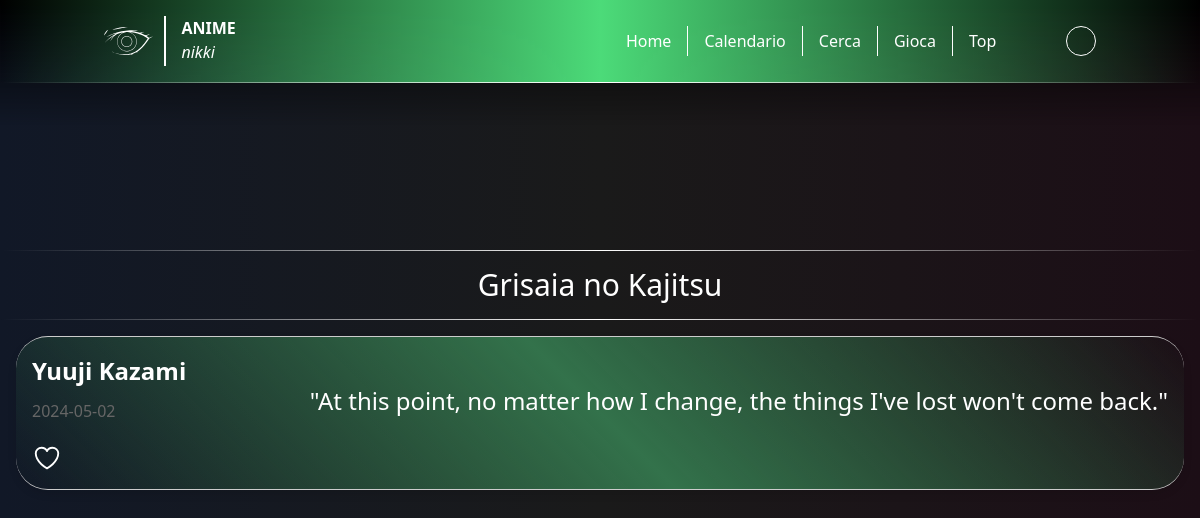
The app's page /quote with its own data.
### tables this page shows
CREATE TABLE quotes (
    quote_id INTEGER PRIMARY KEY AUTOINCREMENT,
    user_id INTEGER,
    anime TEXT,
    character VARCHAR(32),
    quote TEXT,
    date DATE DEFAULT CURRENT_DATE,
    FOREIGN KEY (user_id) REFERENCES users(user_id)
);

### app.py (the view, shortened to what this page needs)
@app.route('/quote')
def quote():
    conn = sq.connect('anime.sqlite3')
    cur = conn.cursor()
    today = datetime.today().date()
    cur.execute('SELECT * FROM quotes WHERE date = ?', (today,))
    row = cur.fetchone()
    conn.close()
    if row:
        result = row
    else:
        result = None
    if result is not None:
        result_json = {
            'id': result[0],
            'anime': result[2],
            'character': result[3],
            'quote': result[4],
            'date': result[5]
        }
        return render_template('quote.html', username=session.get('username', None), data=result_json)

### templates/quote.html (shortened to what this page needs)
<!DOCTYPE html>
<html lang="en">
<head>
    <script src="https://cdn.tailwindcss.com"></script>
    <link rel="stylesheet" href="../static/css/home.css">
</head>
<body>
    {% include 'headerq.html' %}
    <main>
        <div class="home-spacing"></div>
        <div class="anime-fullcontainer">
            <div class="separator"></div>
            <h1 class="flex justify-center py-4 title"><a class="text-3xl" id="anime-source" href="{{url_for('get_item_by_name', name=data.anime, is_anime=true)}}">{{ data.anime }}</a></h1>
            <div class="separator"></div>
            <div class="card">
                <div class="basic-info">
                    <div class="title-date">
                        <div class="anime-title">
                            <h1 id="character-source">{{data.character}}</h1>
                        </div>
                    </div>
                    <div class="anime-description">
                        <p id="date"> {{data.date}}</p>
                    </div>
                    <div class="favourites">
                        <button class="favourite-btn" onclick="switchIcon(this)" id="{{data.id}}" data-user="{{username}}">
                        </button>
                    </div>
                </div>
                <div class="genres">
                    <div class="anime-info info-genres">
                        <h3 id="anime-quote">"{{ data.quote }}"</h3>
                    </div>
                </div>
            </div>
        </div>
    </main>
</body>
</html>

### static/css/home.css (style rules this page uses)
body { background: linear-gradient(90deg, #111827, #1a1a1a, #1c0e16) no-repeat; background-attachment: fixed; background-size: cover; color: #ffffff; }
svg { width: 100%; height: 100%; animation: fadeIn 1s; }
.separator { background: linear-gradient(90deg, transparent, white, transparent); height: 1px; padding: 0 10px; }
.card { border: 1px solid #ccc; background: linear-gradient(45deg, transparent, #181D3C, transparent); border-radius: 32px; border-left: 0px; border-right: 0px; padding: 16px; margin-bottom: 16px; box-shadow: 0 4px 8px rgba(0, 0, 0, 0.1); transition: box-shadow 0.3s ease; display: flex; justify-content: left; align-items: center; }
.card h3, .card2 h3 { font-size: 1.5rem; margin-bottom: 8px; }
.card p, .card2 p { font-size: 1rem; color: #666; }
.title-date { display: flex; justify-content: space-between; align-items: center; }
.anime-fullcontainer { display: flex; flex-direction: column; width: 100%; left: 0px; }
.home-spacing { z-index: 0; position: relative; width: 100%; height: 250px; background: transparent; }
.title { width: 100%; text-align: center; animation: fadeIn-translate2 1s; }
.favourites { width: 30px; height: 30px; }

### templates/quote.html (style rules this page uses)
body { background: linear-gradient(90deg, #111827, #1a1a1a, #1c0e16) no-repeat; background-attachment: fixed; background-size: cover; color: #ffffff; }
svg { width: 100%; height: 100%; animation: fadeIn 1s; }
.separator { background: linear-gradient(90deg, transparent, white, transparent); height: 1px; padding: 0 10px; }
.card { border: 1px solid #ccc; background: linear-gradient(45deg, transparent, #33724b, transparent); color: white; border-radius: 32px; border-left: 0px; border-right: 0px; padding: 16px; margin: 16px; margin-bottom: 16px; box-shadow: 0 4px 8px rgba(0, 0, 0, 0.1); transition: box-shadow 0.3s ease; display: flex; justify-content: space-between; align-items: center; }
.card h3, .card2 h3 { font-size: 1.5rem; margin-bottom: 8px; }
.card p, .card2 p { font-size: 1rem; color: #666; }
.title-date { display: flex; justify-content: space-between; align-items: center; }
.anime-fullcontainer { display: flex; flex-direction: column; width: 100%; left: 0px; }
.home-spacing { z-index: 0; position: relative; width: 100%; height: 250px; background: transparent; }
.anime-title { display: flex; justify-content: space-between; align-items: baseline; font-size: 24px; font-weight: bold; margin-bottom: 10px; }
.anime-description { margin-bottom: 20px; text-align: justify; }
.anime-info { margin-bottom: 20px; display: flex; flex-direction: column; align-items: center; }
.anime-info h3 { margin-bottom: 5px; }
.basic-info { max-width: 50%; }
.genres { display: flex; flex-direction: column; gap: 20px; margin-left: 24px; }
.info-genres { display: flex; align-items: center; align-content: center; flex-direction: column; }
.title { width: 100%; text-align: center; animation: fadeIn-translate2 1s; }
.favourites { display: flex; justify-content: center; margin-top: 20px; width: 30px; height: 30px; right: 0px; }

### records on screen
quotes: anime "Grisaia no Kajitsu", character "Yuuji Kazami", date "2024-05-02", quote "At this point, no matter how I change, the things I've lost won't come back."
